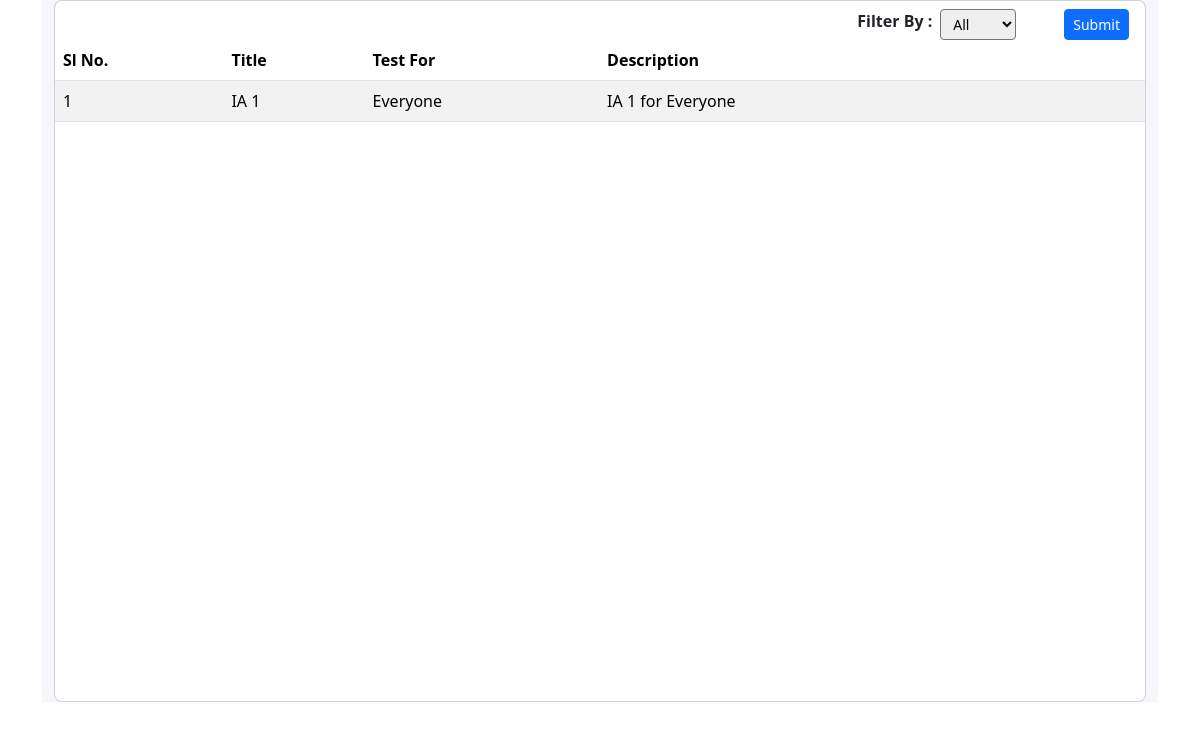
The page /display-tests on the database as committed earlier.
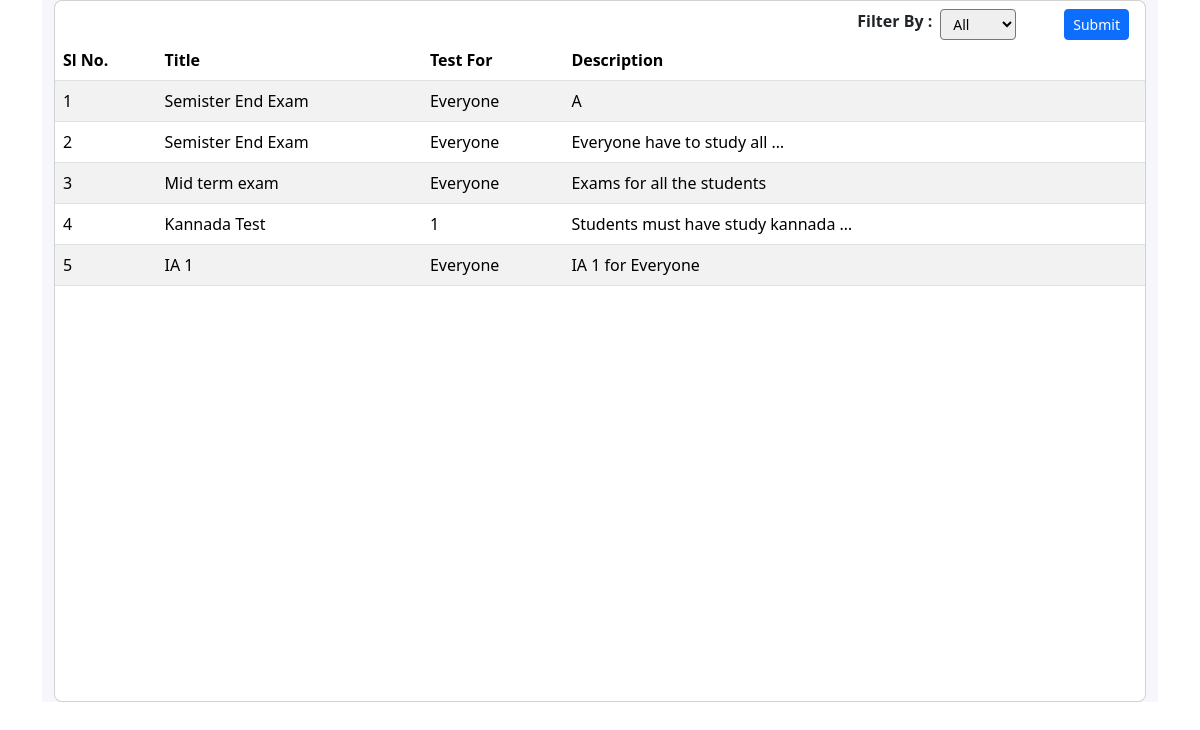
The same page on the database as committed later.
### schoolapp/models.py (models this page shows, shortened)
class BasicInfo(models.Model):
    created_at = models.DateTimeField(auto_now_add=True)
    updated_at = models.DateTimeField(auto_now=True)

class Test(BasicInfo):
    title = models.CharField(max_length=255)
    test_for = models.IntegerField()
    total_marks = models.IntegerField(default=0)
    description = models.TextField()
    start_at = models.DateTimeField(default = datetime.now())
    is_ready = models.BooleanField(default = False)

### schoolapp/views.py (the view)
# urls.py: path("display-tests",views.display_tests,name="display_tests"),
def display_tests(request):
    tests_list  = Test.objects.all()[::-1]
    if request.method == 'POST':
        filter_order = request.POST["filter-order"]
        if filter_order == 'all':
            tests_list  = Test.objects.all()[::-1]
        else:
            tests_list = Test.objects.filter(test_for = filter_order)[::-1]
    else:
        tests_list = Test.objects.all()[::-1]
    context = {
        'tests_list' : tests_list
    }
    return render(request,"display-tests.html",context=context)

### templates/display-tests.html (shortened to what the changed rows need)
{% extends "base.html" %}
{% load static %}
{% block body %}
<div class="container-fluid container-md">
    <section class="intro">
        <div class="bg-image h-100" style="background-color: #f5f7fa;">
            <div class="mask d-flex align-items-center h-100">
                <div class="container">
                    <div class="row justify-content-center">
                        <div class="col-12">
                            <div class="card">
                                <div class="card-body p-0">
                                    <div class="table-responsive table-scroll" data-mdb-perfect-scrollbar="true"
                                        style="position: relative; height: 700px">
                                        <table class="table table-striped table-hover mb-0">
                                            <thead>
                                                <tr>
                                                    <th>Sl No.</th>
                                                    <th scope="col">Title</th>
                                                    <th scope="col">Test For</th>
                                                    <th scope="col">Description</th>
                                                    <th scope="col"></th>
                                                </tr>
                                            </thead>
                                            <tbody>
                                                {% for test in tests_list %}
                                                <tr>
                                                    <td>{{forloop.counter}}</td>
                                                    <td>{{test.title}}</td>
                                                    {% if test.test_for == 0 %}
                                                    <td>Everyone</td>
                                                    {% else %}
                                                    <td>{{test.test_for}}</td>
                                                    {% endif %}
                                                    <td>{{test.description | truncatewords:5}}</td>
                                                    <td>
                                                        <span><a href="{% url 'upload_marks' test.id %}"><img
                                                                    alt=""></a></span>
                                                        <span><a href=""><img
                                                                    alt=""></a></span>
                                                        <span><a href=""><img
                                                                    alt=""></a></span>
                                                    </td>
                                                </tr>
                                                {% endfor %}
                                            </tbody>
                                        </table>
                                    </div>
                                </div>
                            </div>
                        </div>
                    </div>
                </div>
            </div>
        </div>
    </section>
</div>
{% endblock %}

Rows that differ between the two databases and show on the page:
added Test: title "Semister End Exam", test_for "Everyone", description "A"
added Test: title "Semister End Exam", test_for "Everyone", description "Everyone have to study all …"
added Test: title "Mid term exam", test_for "Everyone", description "Exams for all the students"
added Test: title "Kannada Test", test_for "1", description "Students must have study kannada …"
